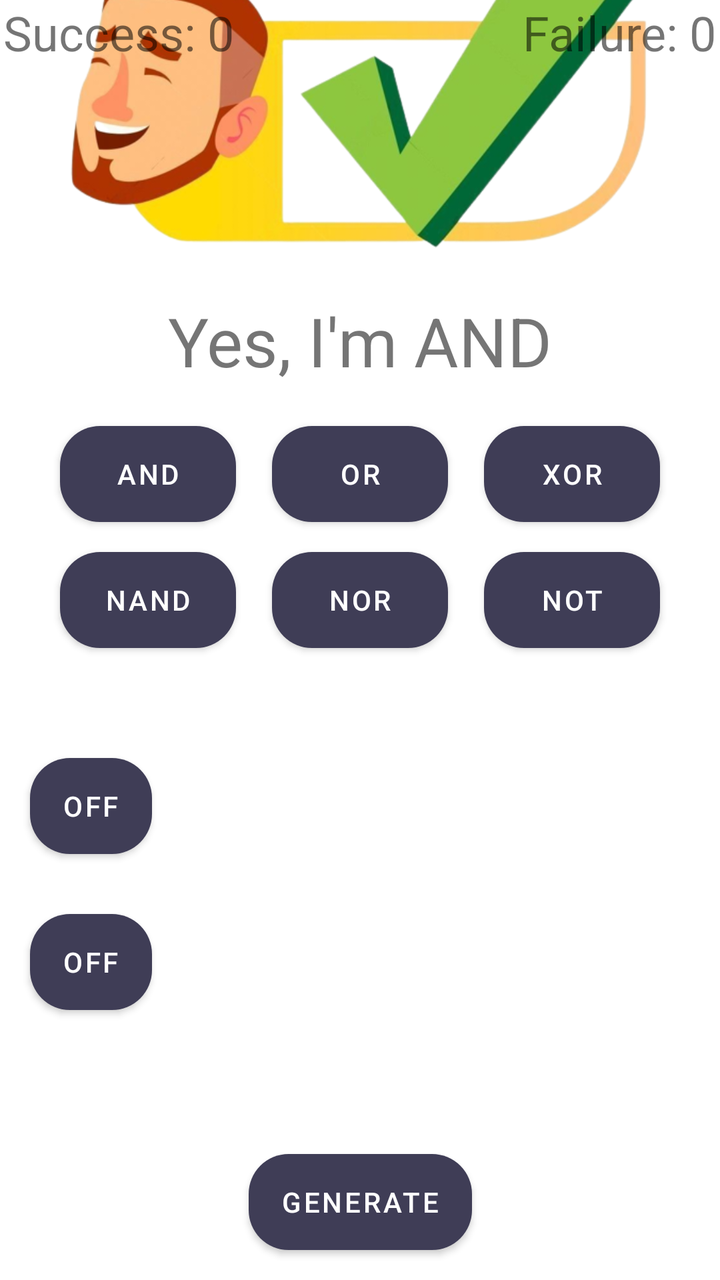
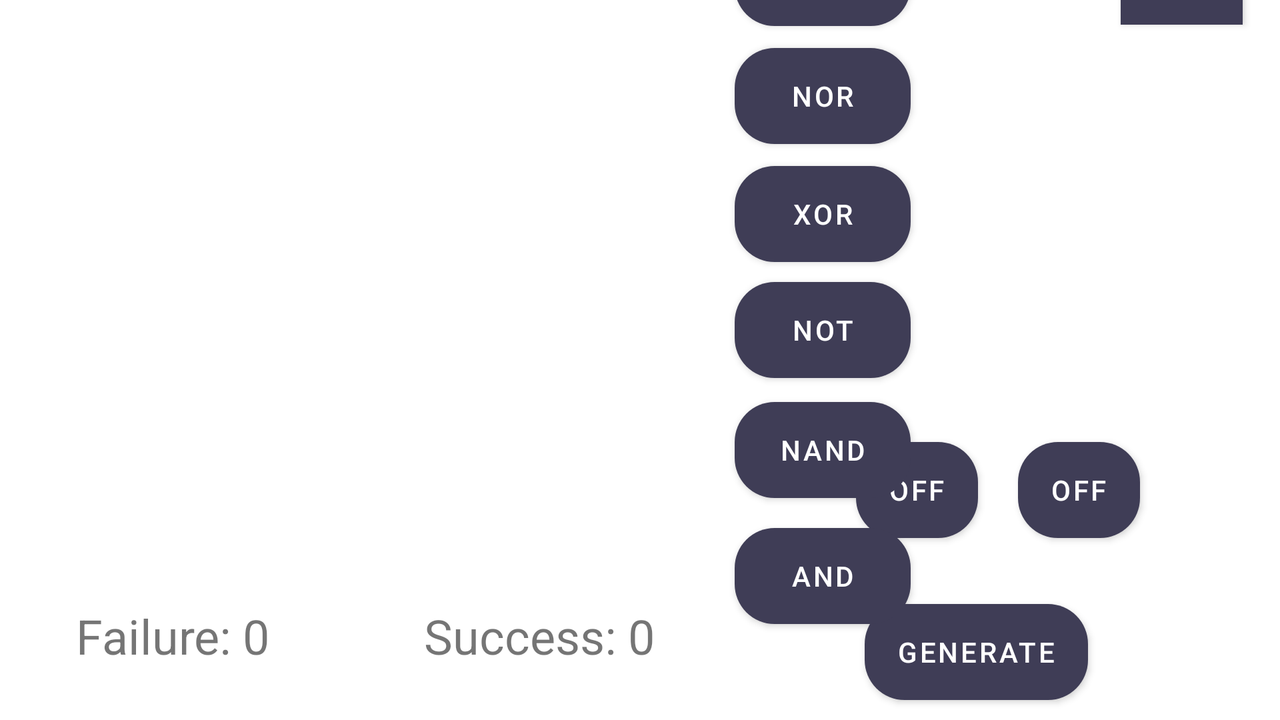

The same Android screen from two of the app's own layout files: first res/layout/ as a phone draws it, then the repository's variant for another configuration, drawn on a device whose configuration selects that folder. Both files follow.
<!-- AndroidManifest.xml: application theme Theme.LogicGates -->
<!-- res/layout/activity_main.xml -->
<?xml version="1.0" encoding="utf-8"?>
<androidx.constraintlayout.widget.ConstraintLayout xmlns:android="http://schemas.android.com/apk/res/android"
    xmlns:app="http://schemas.android.com/apk/res-auto"
    xmlns:tools="http://schemas.android.com/tools"
    android:layout_width="match_parent"
    android:layout_height="match_parent"
    tools:context=".MainActivity" >

    <Button
        android:id="@+id/generate"
        android:layout_width="wrap_content"
        android:layout_height="wrap_content"
        android:layout_marginBottom="15dp"
        android:text="Generate"
        android:background="@drawable/color_orange"
        app:layout_constraintBottom_toBottomOf="parent"
        app:layout_constraintEnd_toEndOf="parent"
        app:layout_constraintStart_toStartOf="parent" />

    <Button
        android:id="@+id/input1"
        android:layout_width="61dp"
        android:layout_height="wrap_content"
        android:layout_marginStart="15dp"
        android:layout_marginBottom="30dp"
        android:text="OFF"
        android:background="@drawable/color_orange"
        android:visibility="visible"
        app:layout_constraintBottom_toTopOf="@+id/input2"
        app:layout_constraintStart_toStartOf="parent"/>

    <Button
        android:id="@+id/input2"
        android:layout_width="61dp"
        android:layout_height="wrap_content"
        android:layout_marginStart="15dp"
        android:layout_marginBottom="135dp"
        android:text="OFF"
        android:background="@drawable/color_orange"
        android:visibility="visible"
        app:layout_constraintBottom_toBottomOf="parent"
        app:layout_constraintStart_toStartOf="parent" />

    <ImageView
        android:id="@+id/gateImage"
        android:layout_width="250dp"
        android:layout_height="238dp"
        android:layout_marginBottom="15dp"
        app:layout_constraintBottom_toTopOf="@+id/generate"
        app:layout_constraintEnd_toStartOf="@+id/output"
        app:layout_constraintStart_toEndOf="@+id/input2"
        app:srcCompat="@drawable/and" />

    <Button
        android:id="@+id/output"
        android:layout_width="61dp"
        android:layout_height="wrap_content"
        android:layout_marginEnd="15dp"
        android:layout_marginBottom="174dp"
        android:text="OFF"
        android:background="@drawable/color_yellow"
        app:layout_constraintBottom_toBottomOf="parent"
        app:layout_constraintEnd_toEndOf="parent" />

    <Button
        android:id="@+id/btn6"
        android:layout_width="wrap_content"
        android:layout_height="wrap_content"
        android:layout_marginEnd="30dp"
        android:text="not"
        android:background="@drawable/color_brown"
        app:layout_constraintBottom_toBottomOf="@+id/btn5"
        app:layout_constraintEnd_toEndOf="parent" />

    <Button
        android:id="@+id/btn3"
        android:layout_width="wrap_content"
        android:layout_height="wrap_content"
        android:layout_marginBottom="15dp"
        android:text="xor"
        android:background="@drawable/color_magenta"
        app:layout_constraintBottom_toTopOf="@+id/btn6"
        app:layout_constraintStart_toStartOf="@+id/btn6" />

    <Button
        android:id="@+id/btn5"
        android:layout_width="wrap_content"
        android:layout_height="wrap_content"
        android:background="@drawable/color_gold"
        android:text="nor"
        app:layout_constraintBottom_toTopOf="@+id/gateImage"
        app:layout_constraintEnd_toStartOf="@+id/btn6"
        app:layout_constraintStart_toEndOf="@+id/btn4" />

    <Button
        android:id="@+id/btn4"
        android:layout_width="wrap_content"
        android:layout_height="wrap_content"
        android:layout_marginStart="30dp"
        android:text="nand"
        android:background="@drawable/color_green"
        app:layout_constraintBottom_toBottomOf="@+id/btn5"
        app:layout_constraintStart_toStartOf="parent" />

    <Button
        android:id="@+id/btn2"
        android:layout_width="wrap_content"
        android:layout_height="wrap_content"
        android:layout_marginBottom="15dp"
        android:text="or"
        android:background="@drawable/color_blue"
        app:layout_constraintBottom_toTopOf="@+id/btn5"
        app:layout_constraintEnd_toStartOf="@+id/btn3"
        app:layout_constraintStart_toEndOf="@+id/btn1" />

    <Button
        android:id="@+id/btn1"
        android:layout_width="wrap_content"
        android:layout_height="wrap_content"
        android:layout_marginBottom="15dp"
        android:text="and"
        android:background="@drawable/color_red"
        app:layout_constraintBottom_toTopOf="@+id/btn4"
        app:layout_constraintEnd_toEndOf="@+id/btn4" />

    <TextView
        android:id="@+id/name"
        android:layout_width="wrap_content"
        android:layout_height="wrap_content"
        android:layout_marginBottom="20dp"
        android:text="Yes, I'm AND"
        android:textSize="34sp"
        app:layout_constraintBottom_toTopOf="@+id/btn2"
        app:layout_constraintEnd_toEndOf="parent"
        app:layout_constraintStart_toStartOf="parent" />

    <ImageView
        android:id="@+id/imageView3"
        android:layout_width="399dp"
        android:layout_height="183dp"
        android:layout_marginBottom="20dp"
        app:layout_constraintBottom_toTopOf="@+id/name"
        app:layout_constraintEnd_toEndOf="parent"
        app:layout_constraintStart_toStartOf="parent"
        app:srcCompat="@drawable/r" />

    <TextView
        android:id="@+id/success"
        android:layout_width="wrap_content"
        android:layout_height="wrap_content"
        android:text="Success: 0"
        android:textSize="24sp"
        app:layout_constraintEnd_toStartOf="@+id/failure"
        app:layout_constraintStart_toStartOf="parent"
        app:layout_constraintTop_toTopOf="parent" />

    <TextView
        android:id="@+id/failure"
        android:layout_width="wrap_content"
        android:layout_height="wrap_content"
        android:layout_marginStart="143dp"
        android:text="Failure: 0"
        android:textSize="24sp"
        app:layout_constraintEnd_toEndOf="parent"
        app:layout_constraintStart_toEndOf="@+id/success"
        app:layout_constraintTop_toTopOf="parent" />

</androidx.constraintlayout.widget.ConstraintLayout>
<!-- resources referenced by this layout -->
<resources>
  <!-- drawable color_blue (drawable-v24) -->
  <?xml version="1.0" encoding="utf-8"?>
  <shape android:shape="rectangle" xmlns:android="http://schemas.android.com/apk/res/android">
      <solid android:color="#1e90ff" />
      <corners android:radius="20dp" />
  </shape>
  <!-- drawable color_brown (drawable) -->
  <?xml version="1.0" encoding="utf-8"?>
  <shape android:shape="rectangle" xmlns:android="http://schemas.android.com/apk/res/android">
      <solid android:color="#a51a1a" />
      <corners android:radius="20dp" />
  </shape>
  <!-- drawable color_gold (drawable-v24) -->
  <?xml version="1.0" encoding="utf-8"?>
  <shape android:shape="rectangle" xmlns:android="http://schemas.android.com/apk/res/android">
      <solid android:color="#daa520" />
      <corners android:radius="20dp" />
  </shape>
  <!-- drawable color_green (drawable-v24) -->
  <?xml version="1.0" encoding="utf-8"?>
  <shape android:shape="rectangle" xmlns:android="http://schemas.android.com/apk/res/android">
      <solid android:color="#32cd32" />
      <corners android:radius="20dp" />
  </shape>
  <!-- drawable color_magenta (drawable-v24) -->
  <?xml version="1.0" encoding="utf-8"?>
  <shape android:shape="rectangle" xmlns:android="http://schemas.android.com/apk/res/android">
      <solid android:color="#ff0090" />
      <corners android:radius="20dp" />
  </shape>
  <!-- drawable color_orange (drawable) -->
  <?xml version="1.0" encoding="utf-8"?>
  <shape android:shape="rectangle" xmlns:android="http://schemas.android.com/apk/res/android">
      <solid android:color="#Ffa500" />
      <corners android:radius="20dp" />
  </shape>
  <!-- drawable color_red (drawable) -->
  <?xml version="1.0" encoding="utf-8"?>
  <shape android:shape="rectangle" xmlns:android="http://schemas.android.com/apk/res/android">
      <solid android:color="#ff0000" />
      <corners android:radius="20dp" />
  </shape>
  <!-- drawable r: png bitmap (drawable-v24, 126616 bytes) -->
  <style name="Theme.LogicGates" parent="Theme.MaterialComponents.DayNight.NoActionBar">
          
          <item name="colorPrimary">@color/navyblue</item>
          <item name="colorPrimaryVariant">@color/navyblue</item>
          <item name="colorOnPrimary">@color/white</item>
          
          <item name="colorSecondary">@color/teal_200</item>
          <item name="colorSecondaryVariant">@color/teal_700</item>
          <item name="colorOnSecondary">@color/tealgreen</item>
          
          <item name="android:statusBarColor">?attr/colorPrimaryVariant</item>
          <item name="android:navigationBarColor">?attr/colorOnSecondary</item>
          
      </style>
  <color name="navyblue">#3F3D56</color>
  <color name="white">#FFFFFFFF</color>
  <color name="teal_200">#FF03DAC5</color>
  <color name="teal_700">#FF018786</color>
  <color name="tealgreen">#42A07A</color>
</resources>
<!-- res/layout-land/activity_main.xml (the repository's variant of the layout above) -->
<!-- drawn on the phone turned sideways -->
<?xml version="1.0" encoding="utf-8"?>
<androidx.constraintlayout.widget.ConstraintLayout xmlns:android="http://schemas.android.com/apk/res/android"
    xmlns:app="http://schemas.android.com/apk/res-auto"
    xmlns:tools="http://schemas.android.com/tools"
    android:layout_width="match_parent"
    android:layout_height="match_parent"
    tools:context=".MainActivity" >

    <Button
        android:id="@+id/generate"
        android:layout_width="wrap_content"
        android:layout_height="wrap_content"
        android:layout_marginEnd="96dp"
        android:layout_marginBottom="10dp"
        android:background="@drawable/color_orange"
        android:text="Generate"
        app:layout_constraintBottom_toBottomOf="parent"
        app:layout_constraintEnd_toEndOf="parent" />

    <Button
        android:id="@+id/input1"
        android:layout_width="61dp"
        android:layout_height="wrap_content"
        android:layout_marginEnd="20dp"
        android:layout_marginBottom="33dp"
        android:background="@drawable/color_blue"
        android:text="OFF"
        android:visibility="visible"
        app:layout_constraintBottom_toTopOf="@+id/generate"
        app:layout_constraintEnd_toStartOf="@+id/input2" />

    <Button
        android:id="@+id/input2"
        android:layout_width="61dp"
        android:layout_height="wrap_content"
        android:layout_marginEnd="70dp"
        android:layout_marginBottom="33dp"
        android:background="@drawable/color_blue"
        android:text="OFF"
        android:visibility="visible"
        app:layout_constraintBottom_toTopOf="@+id/generate"
        app:layout_constraintEnd_toEndOf="parent" />

    <ImageView
        android:id="@+id/gateImage"
        android:layout_width="250dp"
        android:layout_height="238dp"
        android:layout_marginEnd="16dp"
        android:layout_marginBottom="-15dp"
        android:rotation="-90"
        app:layout_constraintBottom_toTopOf="@+id/input1"
        app:layout_constraintEnd_toEndOf="parent"
        app:srcCompat="@drawable/and" />

    <Button
        android:id="@+id/output"
        android:layout_width="61dp"
        android:layout_height="wrap_content"
        android:layout_marginStart="105dp"
        android:layout_marginBottom="-15dp"
        android:background="@drawable/color_white"
        android:text="OFF"
        app:layout_constraintBottom_toTopOf="@+id/gateImage"
        app:layout_constraintStart_toEndOf="@+id/btn2" />

    <Button
        android:id="@+id/btn6"
        android:layout_width="wrap_content"
        android:layout_height="wrap_content"
        android:layout_marginBottom="12dp"
        android:background="@drawable/color_brown"
        android:text="NOT"
        app:layout_constraintBottom_toTopOf="@+id/btn4"
        app:layout_constraintStart_toStartOf="@+id/btn4" />

    <Button
        android:id="@+id/btn3"
        android:layout_width="wrap_content"
        android:layout_height="wrap_content"
        android:layout_marginBottom="10dp"
        android:background="@drawable/color_magenta"
        android:text="XOR"
        app:layout_constraintBottom_toTopOf="@+id/btn6"
        app:layout_constraintStart_toStartOf="@+id/btn6" />

    <Button
        android:id="@+id/btn5"
        android:layout_width="wrap_content"
        android:layout_height="wrap_content"
        android:layout_marginBottom="11dp"
        android:background="@drawable/color_gold"
        android:text="NOR"
        app:layout_constraintBottom_toTopOf="@+id/btn3"
        app:layout_constraintStart_toStartOf="@+id/btn3" />

    <Button
        android:id="@+id/btn4"
        android:layout_width="wrap_content"
        android:layout_height="wrap_content"
        android:layout_marginBottom="15dp"
        android:background="@drawable/color_green"
        android:text="NAND"
        app:layout_constraintBottom_toTopOf="@+id/btn1"
        app:layout_constraintStart_toStartOf="@+id/btn1" />

    <Button
        android:id="@+id/btn2"
        android:layout_width="wrap_content"
        android:layout_height="wrap_content"
        android:layout_marginBottom="11dp"
        android:background="@drawable/color_blue"
        android:text="OR"
        app:layout_constraintBottom_toTopOf="@+id/btn5"
        app:layout_constraintStart_toStartOf="@+id/btn5" />

    <Button
        android:id="@+id/btn1"
        android:layout_width="wrap_content"
        android:layout_height="wrap_content"
        android:layout_marginStart="40dp"
        android:layout_marginBottom="48dp"
        android:background="@drawable/color_red"
        android:text="AND"
        app:layout_constraintBottom_toBottomOf="parent"
        app:layout_constraintStart_toEndOf="@+id/success" />

    <TextView
        android:id="@+id/name"
        android:layout_width="wrap_content"
        android:layout_height="wrap_content"
        android:layout_marginStart="180dp"
        android:layout_marginBottom="138dp"
        android:text=" "
        android:textSize="34sp"
        app:layout_constraintBottom_toBottomOf="parent"
        app:layout_constraintStart_toStartOf="parent" />

    <ImageView
        android:id="@+id/resultAvatar"
        android:layout_width="345dp"
        android:layout_height="159dp"
        android:layout_marginStart="16dp"
        android:layout_marginBottom="21dp"
        app:layout_constraintBottom_toTopOf="@+id/name"
        app:layout_constraintStart_toStartOf="parent"
        app:srcCompat="@drawable/guess" />

    <TextView
        android:id="@+id/success"
        android:layout_width="wrap_content"
        android:layout_height="wrap_content"
        android:layout_marginStart="77dp"
        android:layout_marginBottom="26dp"
        android:text="Success: 0"
        android:textSize="24sp"
        app:layout_constraintBottom_toBottomOf="parent"
        app:layout_constraintStart_toEndOf="@+id/failure" />

    <TextView
        android:id="@+id/failure"
        android:layout_width="wrap_content"
        android:layout_height="wrap_content"
        android:layout_marginStart="38dp"
        android:layout_marginBottom="26dp"
        android:text="Failure: 0"
        android:textSize="24sp"
        app:layout_constraintBottom_toBottomOf="parent"
        app:layout_constraintStart_toStartOf="parent" />

</androidx.constraintlayout.widget.ConstraintLayout>
<!-- resources referenced by the variant -->
<!-- as the phone turned sideways resolves them -->
<resources>
  <!-- drawable color_blue (drawable-v24) -->
  <?xml version="1.0" encoding="utf-8"?>
  <shape android:shape="rectangle" xmlns:android="http://schemas.android.com/apk/res/android">
      <solid android:color="#1e90ff" />
      <corners android:radius="20dp" />
  </shape>
  <!-- drawable color_brown (drawable) -->
  <?xml version="1.0" encoding="utf-8"?>
  <shape android:shape="rectangle" xmlns:android="http://schemas.android.com/apk/res/android">
      <solid android:color="#a51a1a" />
      <corners android:radius="20dp" />
  </shape>
  <!-- drawable color_gold (drawable-v24) -->
  <?xml version="1.0" encoding="utf-8"?>
  <shape android:shape="rectangle" xmlns:android="http://schemas.android.com/apk/res/android">
      <solid android:color="#daa520" />
      <corners android:radius="20dp" />
  </shape>
  <!-- drawable color_green (drawable-v24) -->
  <?xml version="1.0" encoding="utf-8"?>
  <shape android:shape="rectangle" xmlns:android="http://schemas.android.com/apk/res/android">
      <solid android:color="#32cd32" />
      <corners android:radius="20dp" />
  </shape>
  <!-- drawable color_magenta (drawable-v24) -->
  <?xml version="1.0" encoding="utf-8"?>
  <shape android:shape="rectangle" xmlns:android="http://schemas.android.com/apk/res/android">
      <solid android:color="#ff0090" />
      <corners android:radius="20dp" />
  </shape>
  <!-- drawable color_orange (drawable) -->
  <?xml version="1.0" encoding="utf-8"?>
  <shape android:shape="rectangle" xmlns:android="http://schemas.android.com/apk/res/android">
      <solid android:color="#Ffa500" />
      <corners android:radius="20dp" />
  </shape>
  <!-- drawable color_red (drawable) -->
  <?xml version="1.0" encoding="utf-8"?>
  <shape android:shape="rectangle" xmlns:android="http://schemas.android.com/apk/res/android">
      <solid android:color="#ff0000" />
      <corners android:radius="20dp" />
  </shape>
  <!-- drawable color_white (drawable-v24) -->
  <?xml version="1.0" encoding="utf-8"?>
  <shape android:shape="rectangle" xmlns:android="http://schemas.android.com/apk/res/android">
      <solid android:color="#FFFF" />
      <corners android:radius="0dp" />
  </shape>
  <style name="Theme.LogicGates" parent="Theme.MaterialComponents.DayNight.NoActionBar">
          
          <item name="colorPrimary">@color/navyblue</item>
          <item name="colorPrimaryVariant">@color/navyblue</item>
          <item name="colorOnPrimary">@color/white</item>
          
          <item name="colorSecondary">@color/teal_200</item>
          <item name="colorSecondaryVariant">@color/teal_700</item>
          <item name="colorOnSecondary">@color/tealgreen</item>
          
          <item name="android:statusBarColor">?attr/colorPrimaryVariant</item>
          <item name="android:navigationBarColor">?attr/colorOnSecondary</item>
          
      </style>
  <color name="navyblue">#3F3D56</color>
  <color name="white">#FFFFFFFF</color>
  <color name="teal_200">#FF03DAC5</color>
  <color name="teal_700">#FF018786</color>
  <color name="tealgreen">#42A07A</color>
</resources>
